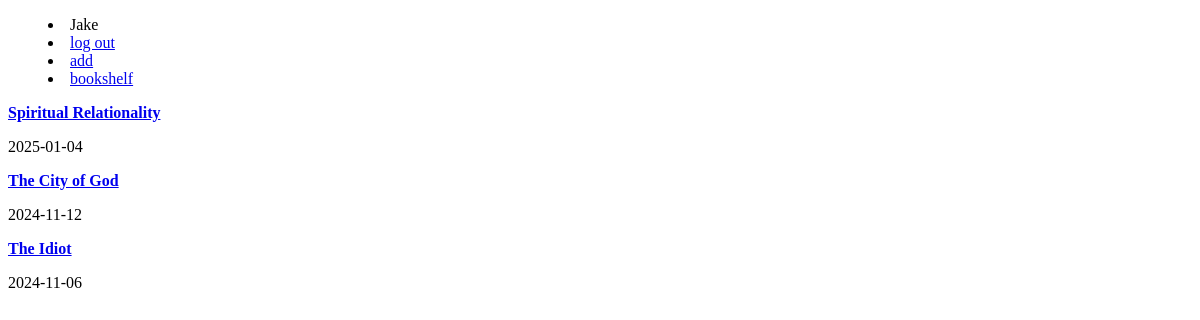
Page / (signed in) on the earlier database version.
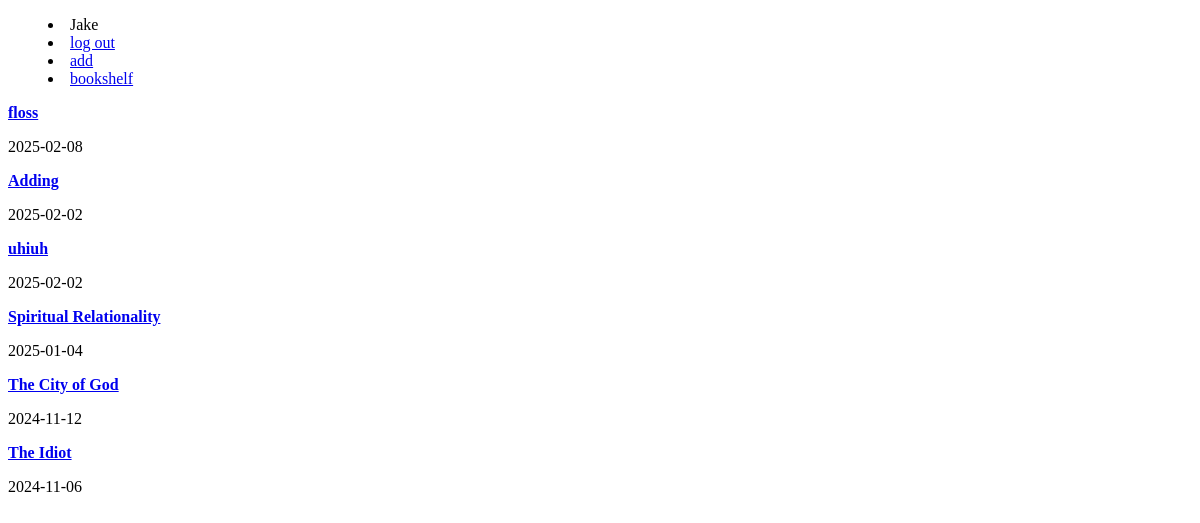
Same page on the later database version.
### tables this page shows
CREATE TABLE user (
    id INTEGER PRIMARY KEY AUTOINCREMENT,
    username TEXT UNIQUE NOT NULL,
    password TEXT NOT NULL
);

CREATE TABLE book (
        id INTEGER PRIMARY KEY AUTOINCREMENT,
        author TEXT NOT NULL,
        title TEXT NOT NULL,
        notes TEXT,
        added DATETIME DEFAULT CURRENT_TIMESTAMP
    );

### bookshelf/books.py (the view)
@bp.route('/')
@login_required
def books():
   db = get_db()
   library = db.execute(
     'SELECT book.id, book.author, book.title, book.notes, date(book.added) as added'
     ' FROM book'
     ' ORDER BY book.id DESC'
   ).fetchall()
   return render_template('library/index.html', list=library)

### bookshelf/auth.py (called while the page is built)
def login_required(view):
    @wraps(view)
    def wrapped_view(**kwargs):
        if g.user is None:
            return redirect(url_for('auth.login'))
        return view(**kwargs)
    return wrapped_view

@bp.before_app_request
def load_user():
    user_id = session.get('user_id')
    if user_id is None:
        g.user = None
    else:
        g.user = (
            get_db().execute('SELECT * FROM user WHERE id = ?', (user_id,)).fetchone()
        )

### bookshelf/db.py (called while the page is built)
def get_db():
    if 'db' not in g:
        g.db = sqlite3.connect(
            current_app.config['DATABASE'],
            detect_types=sqlite3.PARSE_DECLTYPES
        )
        g.db.row_factory = sqlite3.Row
    return g.db

### bookshelf/templates/library/index.html (shortened to what this page needs)
{% extends 'base.html' %}
{%block nav%}
    <menu>
        {% if g.user %}
            <li>{{g.user['username']}}</li>
            <li><a href='{{ url_for('auth.logout') }}'>log out</a></li>
            <li><a href='{{ url_for('books.add') }}'>add</a></li>
            <li><a href='{{ url_for('index') }}'>bookshelf</a></li>
        {% endif %}
    </menu>
{% endblock %}
{% block content %}
    {% for book in list %}
        <article>
            <a href='{{ url_for('books.view_book', id=book['id'], slug=book['title']) }}'><b>{{ book['title'] }}</b></a>
            <p> {{ book['added'] }} </p>
        </article>
    {% endfor %}
{% endblock %}

### bookshelf/templates/base.html (shortened to what this page needs)
<!DOCTYPE html>
<nav> {% block nav %}{% endblock %}</nav>
<section>
    {% block content %}{% endblock %}
</section>

Differences in the rows shown:
added book: title "floss", added "2025-02-08"
added book: title "Adding", added "2025-02-02"
added book: title "uhiuh", added "2025-02-02"
